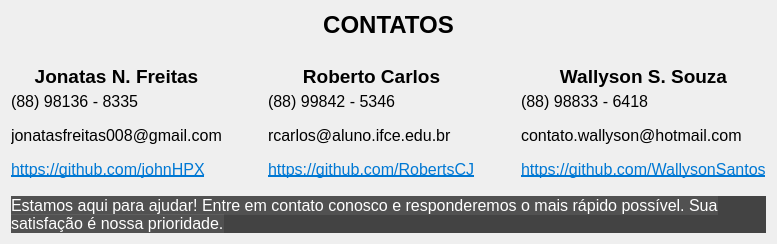
            <widget class="QWidget" name="pg_contatos">
             <layout class="QVBoxLayout" name="verticalLayout_15">
              <item>
               <layout class="QVBoxLayout" name="layout_label_contatos">
                <item>
                 <widget class="QLabel" name="label_13">
                  <property name="text">
                   <string>&lt;html&gt;&lt;head/&gt;&lt;body&gt;&lt;p align=&quot;center&quot;&gt;&lt;span style=&quot; font-size:18pt; font-weight:700;&quot;&gt;CONTATOS&lt;/span&gt;&lt;/p&gt;&lt;/body&gt;&lt;/html&gt;</string>
                  </property>
                 </widget>
                </item>
                <item>
                 <widget class="QLabel" name="label_14">
                  <property name="text">
                   <string>&lt;html&gt;&lt;head/&gt;&lt;body&gt;&lt;p align=&quot;center&quot;&gt;&lt;img src=&quot;:/icons/icons/icon_dev.ico&quot;/&gt;&lt;/p&gt;&lt;/body&gt;&lt;/html&gt;</string>
                  </property>
                 </widget>
                </item>
               </layout>
              </item>
              <item>
               <layout class="QHBoxLayout" name="layout_sobre">
                <item>
                 <layout class="QVBoxLayout" name="layout_jonatas">
                  <item>
                   <widget class="QLabel" name="label_15">
                    <property name="text">
                     <string>&lt;html&gt;&lt;head/&gt;&lt;body&gt;&lt;p align=&quot;center&quot;&gt;&lt;span style=&quot; font-size:14pt; font-weight:700;&quot;&gt;Jonatas N. Freitas&lt;/span&gt;&lt;/p&gt;&lt;/body&gt;&lt;/html&gt;</string>
                    </property>
                   </widget>
                  </item>
                  <item>
                   <widget class="QLabel" name="label_27">
                    <property name="text">
                     <string>&lt;html&gt;&lt;head/&gt;&lt;body&gt;&lt;p&gt;&lt;img src=&quot;:/icons/icons/icon_whatsapp.ico&quot;/&gt;&lt;span style=&quot; font-size:18pt; vertical-align:super;&quot;&gt;(88) 98136 - 8335&lt;/span&gt;&lt;/p&gt;&lt;/body&gt;&lt;/html&gt;</string>
                    </property>
                   </widget>
                  </item>
                  <item>
                   <widget class="QLabel" name="label_26">
                    <property name="text">
                     <string>&lt;html&gt;&lt;head/&gt;&lt;body&gt;&lt;p&gt;&lt;img src=&quot;:/icons/icons/icon_email.ico&quot;/&gt;&lt;span style=&quot; font-size:18pt; vertical-align:super;&quot;&gt;jonatasfreitas008@gmail.com&lt;/span&gt;&lt;/p&gt;&lt;/body&gt;&lt;/html&gt;</string>
                    </property>
                   </widget>
                  </item>
                  <item>
                   <widget class="QLabel" name="label_25">
                    <property name="text">
                     <string>&lt;html&gt;&lt;head/&gt;&lt;body&gt;&lt;p&gt;&lt;img src=&quot;:/icons/icons/icon_github.ico&quot;/&gt;&lt;a href=&quot;https://github.com/johnHPX&quot;&gt;&lt;span style=&quot; font-size:18pt; text-decoration: underline; color:#0078d4; vertical-align:super;&quot;&gt;https://github.com/johnHPX&lt;/span&gt;&lt;/a&gt;&lt;/p&gt;&lt;/body&gt;&lt;/html&gt;</string>
                    </property>
                   </widget>
                  </item>
                 </layout>
                </item>
                <item>
                 <spacer name="horizontalSpacer_2">
                  <property name="orientation">
                   <enum>Qt::Horizontal</enum>
                  </property>
                  <property name="sizeHint" stdset="0">
                   <size>
                    <width>40</width>
                    <height>20</height>
                   </size>
                  </property>
                 </spacer>
                </item>
                <item>
                 <layout class="QVBoxLayout" name="layout_roberto">
                  <item>
                   <widget class="QLabel" name="label_16">
                    <property name="text">
                     <string>&lt;html&gt;&lt;head/&gt;&lt;body&gt;&lt;p align=&quot;center&quot;&gt;&lt;span style=&quot; font-size:14pt; font-weight:700;&quot;&gt;Roberto Carlos&lt;/span&gt;&lt;/p&gt;&lt;/body&gt;&lt;/html&gt;</string>
                    </property>
                   </widget>
                  </item>
                  <item>
                   <widget class="QLabel" name="label_24">
                    <property name="text">
                     <string>&lt;html&gt;&lt;head/&gt;&lt;body&gt;&lt;p&gt;&lt;img src=&quot;:/icons/icons/icon_whatsapp.ico&quot;/&gt;&lt;span style=&quot; font-size:18pt; vertical-align:super;&quot;&gt;(88) 99842 - 5346&lt;/span&gt;&lt;/p&gt;&lt;/body&gt;&lt;/html&gt;</string>
                    </property>
                   </widget>
                  </item>
                  <item>
                   <widget class="QLabel" name="label_23">
                    <property name="text">
                     <string>&lt;html&gt;&lt;head/&gt;&lt;body&gt;&lt;p&gt;&lt;img src=&quot;:/icons/icons/icon_email.ico&quot;/&gt;&lt;span style=&quot; font-size:18pt; vertical-align:super;&quot;&gt;rcarlos@aluno.ifce.edu.br&lt;/span&gt;&lt;/p&gt;&lt;/body&gt;&lt;/html&gt;</string>
                    </property>
                   </widget>
                  </item>
                  <item>
                   <widget class="QLabel" name="label_22">
                    <property name="text">
                     <string>&lt;html&gt;&lt;head/&gt;&lt;body&gt;&lt;p&gt;&lt;img src=&quot;:/icons/icons/icon_github.ico&quot;/&gt;&lt;span style=&quot; font-size:18pt; vertical-align:super;&quot;/&gt;&lt;a href=&quot;https://github.com/RobertsCJ&quot;&gt;&lt;span style=&quot; font-size:18pt; text-decoration: underline; color:#0078d4; vertical-align:super;&quot;&gt;https://github.com/RobertsCJ&lt;/span&gt;&lt;/a&gt;&lt;/p&gt;&lt;/body&gt;&lt;/html&gt;</string>
                    </property>
                   </widget>
                  </item>
                 </layout>
                </item>
                <item>
                 <spacer name="horizontalSpacer_3">
                  <property name="orientation">
                   <enum>Qt::Horizontal</enum>
                  </property>
                  <property name="sizeHint" stdset="0">
                   <size>
                    <width>40</width>
                    <height>20</height>
                   </size>
                  </property>
                 </spacer>
                </item>
                <item>
                 <layout class="QVBoxLayout" name="layout_wallyson">
                  <item>
                   <widget class="QLabel" name="label_17">
                    <property name="text">
                     <string>&lt;html&gt;&lt;head/&gt;&lt;body&gt;&lt;p align=&quot;center&quot;&gt;&lt;span style=&quot; font-size:14pt; font-weight:700;&quot;&gt;Wallyson S. Souza&lt;/span&gt;&lt;/p&gt;&lt;/body&gt;&lt;/html&gt;</string>
                    </property>
                   </widget>
                  </item>
                  <item>
                   <widget class="QLabel" name="label_19">
                    <property name="text">
                     <string>&lt;html&gt;&lt;head/&gt;&lt;body&gt;&lt;p&gt;&lt;img src=&quot;:/icons/icons/icon_whatsapp.ico&quot;/&gt;&lt;span style=&quot; font-size:18pt; vertical-align:super;&quot;&gt;(88) 98833 - 6418&lt;/span&gt;&lt;/p&gt;&lt;/body&gt;&lt;/html&gt;</string>
                    </property>
                   </widget>
                  </item>
                  <item>
                   <widget class="QLabel" name="label_20">
                    <property name="text">
                     <string>&lt;html&gt;&lt;head/&gt;&lt;body&gt;&lt;p&gt;&lt;img src=&quot;:/icons/icons/icon_email.ico&quot;/&gt;&lt;span style=&quot; font-size:18pt; vertical-align:super;&quot;&gt;contato.wallyson@hotmail.com&lt;/span&gt;&lt;/p&gt;&lt;/body&gt;&lt;/html&gt;</string>
                    </property>
                   </widget>
                  </item>
                  <item>
                   <widget class="QLabel" name="label_21">
                    <property name="text">
                     <string>&lt;html&gt;&lt;head/&gt;&lt;body&gt;&lt;p&gt;&lt;img src=&quot;:/icons/icons/icon_github.ico&quot;/&gt;&lt;a href=&quot;https://github.com/WallysonSantos&quot;&gt;&lt;span style=&quot; font-size:18pt; text-decoration: underline; color:#0078d4; vertical-align:super;&quot;&gt;https://github.com/WallysonSantos&lt;/span&gt;&lt;/a&gt;&lt;/p&gt;&lt;/body&gt;&lt;/html&gt;</string>
                    </property>
                   </widget>
                  </item>
                 </layout>
                </item>
               </layout>
              </item>
              <item>
               <widget class="QLabel" name="label_18">
                <property name="styleSheet">
                 <string notr="true">background-color: #434343;</string>
                </property>
                <property name="text">
                 <string>&lt;html&gt;&lt;head/&gt;&lt;body&gt;&lt;p&gt;&lt;span style=&quot; font-family:'-apple-system','Roboto','SegoeUI','Segoe UI','Helvetica Neue','Helvetica','Microsoft YaHei','Meiryo UI','Meiryo','Arial Unicode MS','sans-serif'; font-size:12pt; color:#ffffff; background-color:rgba(255,255,255,0.07451);&quot;&gt;Estamos aqui para ajudar! Entre em contato conosco e responderemos o mais rápido possível. Sua satisfação é nossa prioridade.&lt;/span&gt;&lt;/p&gt;&lt;/body&gt;&lt;/html&gt;</string>
                </property>
                <property name="wordWrap">
                 <bool>true</bool>
                </property>
               </widget>
              </item>
             </layout>
            </widget>
